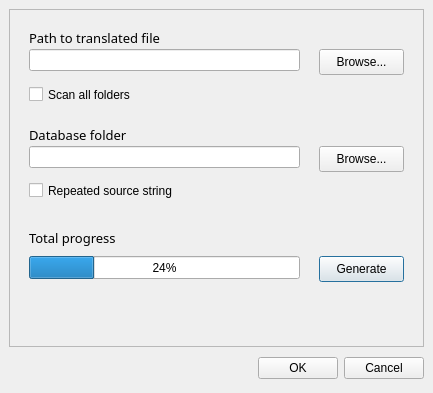
<ui version="4.0" >
 <class>Dialog</class>
 <widget class="QDialog" name="Dialog" >
  <property name="geometry" >
   <rect>
    <x>0</x>
    <y>0</y>
    <width>433</width>
    <height>393</height>
   </rect>
  </property>
  <property name="windowTitle" >
   <string>Dialog</string>
  </property>
  <layout class="QGridLayout" >
   <property name="margin" >
    <number>9</number>
   </property>
   <property name="spacing" >
    <number>6</number>
   </property>
   <item rowspan="2" row="0" column="0" colspan="2" >
    <widget class="QFrame" name="frame" >
     <property name="frameShape" >
      <enum>QFrame::StyledPanel</enum>
     </property>
     <property name="frameShadow" >
      <enum>QFrame::Raised</enum>
     </property>
     <widget class="QLabel" name="label_2" >
      <property name="geometry" >
       <rect>
        <x>20</x>
        <y>117</y>
        <width>171</width>
        <height>17</height>
       </rect>
      </property>
      <property name="font" >
       <font>
        <family>Sans Serif</family>
        <pointsize>10</pointsize>
        <weight>50</weight>
        <italic>false</italic>
        <bold>false</bold>
        <underline>false</underline>
        <strikeout>false</strikeout>
       </font>
      </property>
      <property name="text" >
       <string>Database folder</string>
      </property>
     </widget>
     <widget class="QLabel" name="label" >
      <property name="geometry" >
       <rect>
        <x>20</x>
        <y>20</y>
        <width>141</width>
        <height>17</height>
       </rect>
      </property>
      <property name="font" >
       <font>
        <family>Sans Serif</family>
        <pointsize>10</pointsize>
        <weight>50</weight>
        <italic>false</italic>
        <bold>false</bold>
        <underline>false</underline>
        <strikeout>false</strikeout>
       </font>
      </property>
      <property name="text" >
       <string>Path to translated file</string>
      </property>
     </widget>
     <widget class="QLineEdit" name="lineFile" >
      <property name="geometry" >
       <rect>
        <x>20</x>
        <y>40</y>
        <width>271</width>
        <height>22</height>
       </rect>
      </property>
     </widget>
     <widget class="QCheckBox" name="chkScan" >
      <property name="geometry" >
       <rect>
        <x>20</x>
        <y>75</y>
        <width>121</width>
        <height>21</height>
       </rect>
      </property>
      <property name="text" >
       <string>Scan all folders</string>
      </property>
     </widget>
     <widget class="QLineEdit" name="lineDatabase" >
      <property name="geometry" >
       <rect>
        <x>20</x>
        <y>137</y>
        <width>271</width>
        <height>22</height>
       </rect>
      </property>
     </widget>
     <widget class="QCheckBox" name="chkrepeated" >
      <property name="geometry" >
       <rect>
        <x>20</x>
        <y>171</y>
        <width>221</width>
        <height>21</height>
       </rect>
      </property>
      <property name="text" >
       <string>Repeated source string</string>
      </property>
     </widget>
     <widget class="QLabel" name="label_3" >
      <property name="geometry" >
       <rect>
        <x>20</x>
        <y>220</y>
        <width>86</width>
        <height>17</height>
       </rect>
      </property>
      <property name="font" >
       <font>
        <family>Sans Serif</family>
        <pointsize>10</pointsize>
        <weight>50</weight>
        <italic>false</italic>
        <bold>false</bold>
        <underline>false</underline>
        <strikeout>false</strikeout>
       </font>
      </property>
      <property name="text" >
       <string>Total progress:</string>
      </property>
     </widget>
     <widget class="QProgressBar" name="proBar" >
      <property name="geometry" >
       <rect>
        <x>20</x>
        <y>247</y>
        <width>271</width>
        <height>23</height>
       </rect>
      </property>
      <property name="value" >
       <number>24</number>
      </property>
      <property name="orientation" >
       <enum>Qt::Horizontal</enum>
      </property>
     </widget>
     <widget class="QPushButton" name="btnGenerate" >
      <property name="geometry" >
       <rect>
        <x>310</x>
        <y>247</y>
        <width>85</width>
        <height>26</height>
       </rect>
      </property>
      <property name="text" >
       <string>Generate</string>
      </property>
     </widget>
     <widget class="QPushButton" name="btnBrowseDatabase" >
      <property name="geometry" >
       <rect>
        <x>310</x>
        <y>137</y>
        <width>85</width>
        <height>26</height>
       </rect>
      </property>
      <property name="text" >
       <string>Browse...</string>
      </property>
     </widget>
     <widget class="QPushButton" name="btnBrowseFile" >
      <property name="geometry" >
       <rect>
        <x>310</x>
        <y>40</y>
        <width>85</width>
        <height>26</height>
       </rect>
      </property>
      <property name="sizePolicy" >
       <sizepolicy>
        <hsizetype>1</hsizetype>
        <vsizetype>0</vsizetype>
        <horstretch>0</horstretch>
        <verstretch>0</verstretch>
       </sizepolicy>
      </property>
      <property name="text" >
       <string>Browse...</string>
      </property>
     </widget>
    </widget>
   </item>
   <item row="1" column="1" >
    <spacer>
     <property name="orientation" >
      <enum>Qt::Vertical</enum>
     </property>
     <property name="sizeHint" >
      <size>
       <width>20</width>
       <height>61</height>
      </size>
     </property>
    </spacer>
   </item>
   <item row="2" column="0" colspan="2" >
    <layout class="QHBoxLayout" >
     <property name="margin" >
      <number>0</number>
     </property>
     <property name="spacing" >
      <number>6</number>
     </property>
     <item>
      <spacer>
       <property name="orientation" >
        <enum>Qt::Horizontal</enum>
       </property>
       <property name="sizeHint" >
        <size>
         <width>131</width>
         <height>31</height>
        </size>
       </property>
      </spacer>
     </item>
     <item>
      <widget class="QPushButton" name="btnok" >
       <property name="text" >
        <string>OK</string>
       </property>
      </widget>
     </item>
     <item>
      <widget class="QPushButton" name="btncancel" >
       <property name="text" >
        <string>Cancel</string>
       </property>
      </widget>
     </item>
    </layout>
   </item>
  </layout>
 </widget>
 <resources/>
 <connections/>
</ui>
